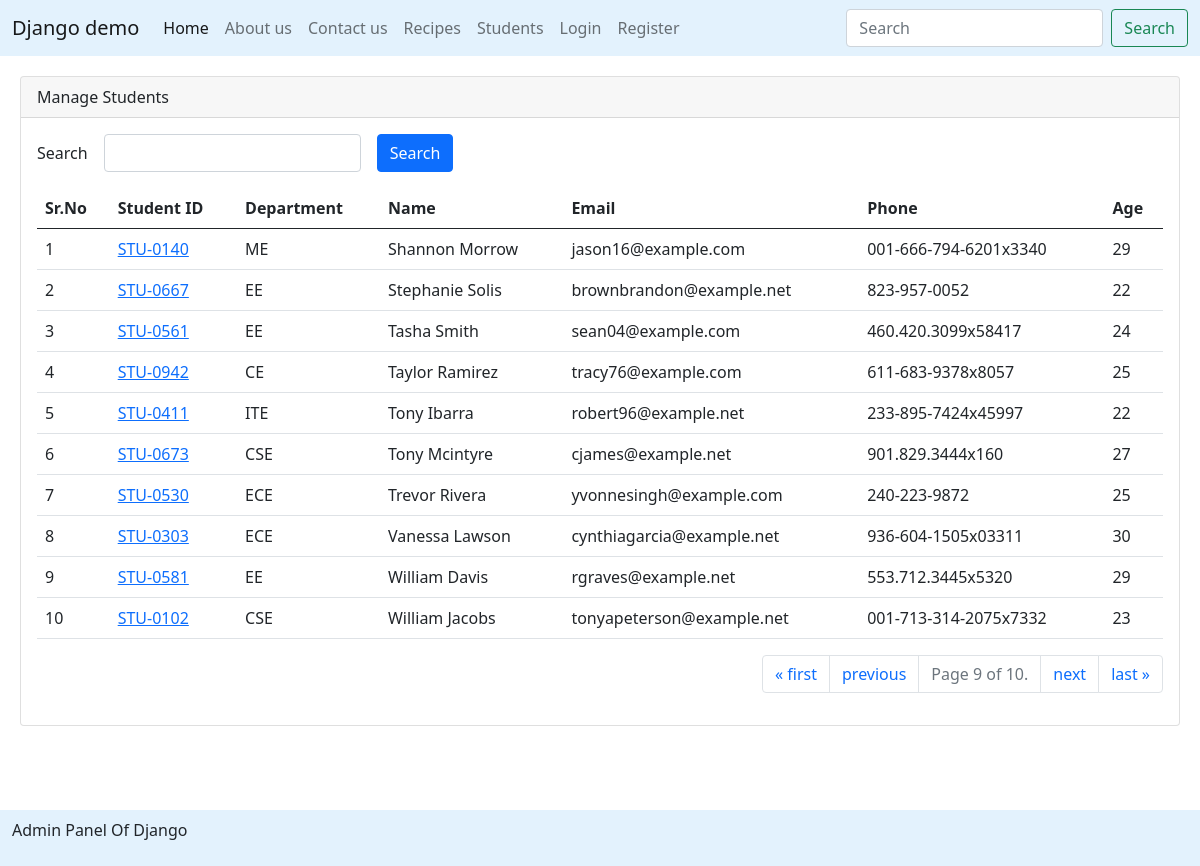
/students/?page=9, run on the app's committed database.
### recipe/models.py (models this page shows, shortened)
class Student(models.Model):
    department = models.ForeignKey(Department, related_name="depart", on_delete=models.CASCADE)
    student_id = models.OneToOneField(StudentID, related_name="studentid", on_delete=models.CASCADE)
    name = models.CharField(max_length=100)
    email = models.EmailField()
    phone = models.CharField(max_length=100)
    age = models.IntegerField()
    address = models.TextField(null=True, blank=True)
    is_deleted = models.BooleanField(default=False)
    objects = StudentsManager()
    admin_objects = models.Manager()
    class Meta:
        ordering = ['name']
        verbose_name = "student"

class StudentID(models.Model):
    student_id = models.CharField(max_length=100)
    def __str__(self) -> str:
        return self.student_id

class Department(models.Model):
    department = models.CharField(max_length=100)
    def __str__(self) -> str:
        return self.department
    class Meta:
        ordering = ['department']

### recipe/views.py (the view, shortened to what this page needs)
# urls.py: path('students/', get_students, name="get_students"),
def get_students(request):
   queryset = Student.objects.all()
   paginator = Paginator(queryset, 10)  # Show 25 contacts per page.
   page_number = request.GET.get("page",1)
   page_obj = paginator.get_page(page_number)
   context = {'page':'Django Students Data', 'students':page_obj}
   return render(request, 'report/students.html', context)

### recipe/models.py (called while the page is built)
    def get_queryset(self):
        return super().get_queryset().filter(is_deleted = False)

### recipe/templates/report/students.html (shortened to what this page needs)
{% extends "layouts/master.html" %}
{% block main %}
<div class="card" style="margin: 20px;">
    <div class="card-header">
       Manage Students
    </div>
    <div class="card-body">
        <form>
            <div class="mb-3">
                <div class="row g-3 align-items-center">
                    <div class="col-auto">
                        <label for="search" class="col-form-label">Search</label>
                    </div>
                    <div class="col-auto">
                        <input type="text" id="search" name="search"
                            class="form-control">
                    </div>
                    <div class="col-auto">
                        <button type="submit" class="btn btn-primary">
                            Search
                    </div>
                </div>
            </div>
        </form>
            <table class="table">
                <thead>
                    <tr>
                        <th>Sr.No</th>
                        <th>Student ID</th>
                        <th>Department</th>
                        <th>Name</th>
                        <th>Email</th>
                        <th>Phone</th>
                        <th>Age</th>
                    </tr>
                </thead>
                <tbody>
                    {% for student in students %}
                    <tr>
                        <td>{{ forloop.counter }}</td>
                        <td>
                            <a href="{% url 'see_marks' student.student_id %}">
                            {{ student.student_id }}
                        </a>
                        </td>
                        <td>{{ student.department }}</td>
                        <td>{{ student.name }}</td>
                        <td>{{ student.email }}</td>
                        <td>{{ student.phone }}</td>
                        <td>{{ student.age }}</td>
                    </tr>
                    {% endfor %}
                </tbody>
            </table>
            <nav aria-label="Page navigation example">
                <ul class="pagination justify-content-end">
                  {% if students.has_previous %}
                  <li class="page-item"><a class="page-link" href="?page=1">&laquo; first</a></li>
                    <li class="page-item"><a class="page-link" href="?page={{ students.previous_page_number }}">previous</a></li>
              {% endif %}
              <li class="page-item disabled">
                <a class="page-link" href="#">
                    Page {{ students.number }} of {{ students.paginator.num_pages }}.
                </a>
              </li>
              {% if students.has_next %}
              <li class="page-item"><a class="page-link" href="?page={{ students.next_page_number }}">next</a></li>
                <li class="page-item"><a class="page-link" href="?page={{ students.paginator.num_pages }}">last &raquo;</a></li>
              {% endif %}
                </ul>
              </nav>
    </div>
</div>
<br>
<br>
<br>
<br>
<br>
    {% endblock %}

### data on the page
Student: student_id "STU-0140", department "ME", name "Shannon Morrow", email "jason16@example.com", phone "001-666-794-6201x3340", age "29"
Student: student_id "STU-0667", department "EE", name "Stephanie Solis", email "brownbrandon@example.net", phone "823-957-0052", age "22"
Student: student_id "STU-0561", department "EE", name "Tasha Smith", email "sean04@example.com", phone "460.420.3099x58417", age "24"
Student: student_id "STU-0942", department "CE", name "Taylor Ramirez", email "tracy76@example.com", phone "611-683-9378x8057", age "25"
Student: student_id "STU-0411", department "ITE", name "Tony Ibarra", email "robert96@example.net", phone "233-895-7424x45997", age "22"
Student: student_id "STU-0673", department "CSE", name "Tony Mcintyre", email "cjames@example.net", phone "901.829.3444x160", age "27"
Student: student_id "STU-0530", department "ECE", name "Trevor Rivera", email "yvonnesingh@example.com", phone "240-223-9872", age "25"
Student: student_id "STU-0303", department "ECE", name "Vanessa Lawson", email "cynthiagarcia@example.net", phone "936-604-1505x03311", age "30"
Student: student_id "STU-0581", department "EE", name "William Davis", email "rgraves@example.net", phone "553.712.3445x5320", age "29"
Student: student_id "STU-0102", department "CSE", name "William Jacobs", email "tonyapeterson@example.net", phone "001-713-314-2075x7332", age "23"

### other printed values
{{ students.number }} "9"
{{ students.paginator.num_pages }} "10"
